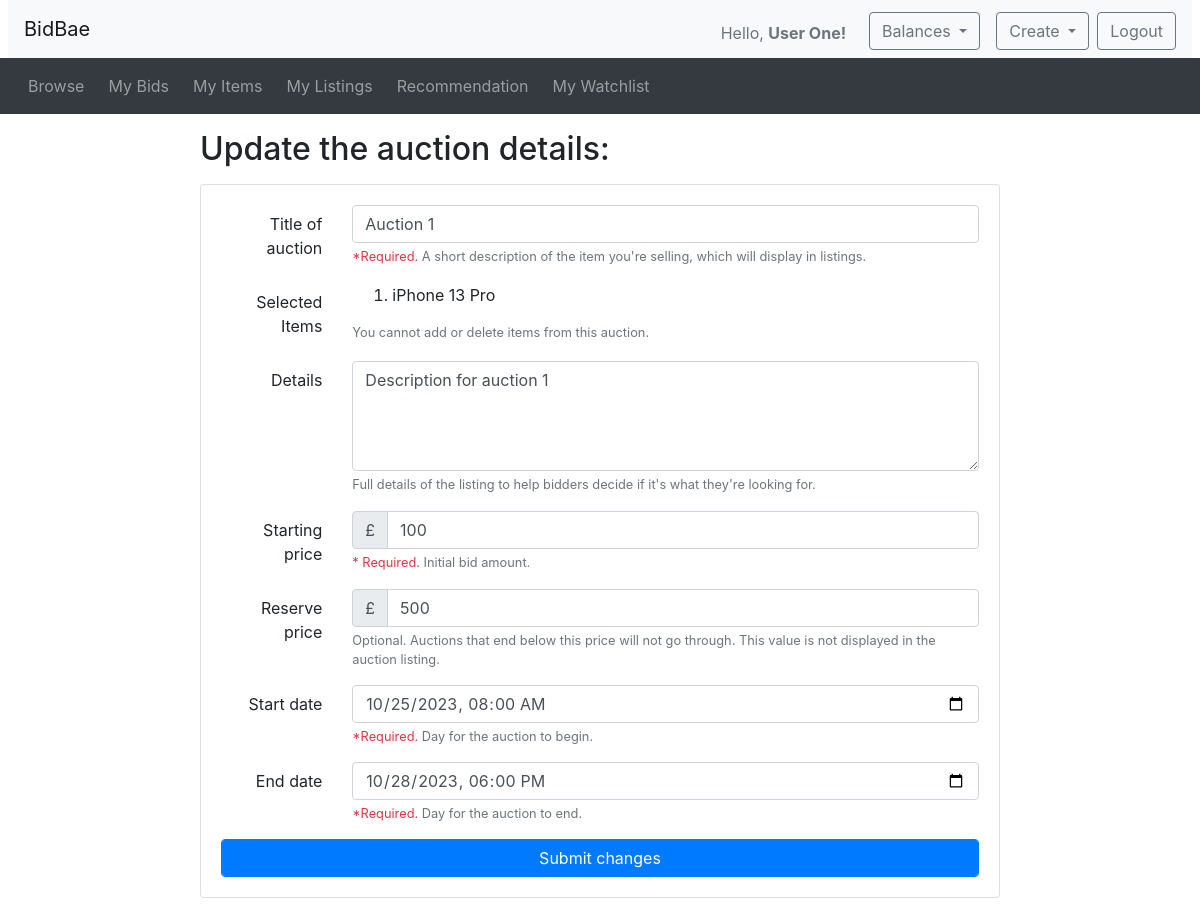
/modify_auction.php?auction_id=1 (signed in), run on the app's committed database.
### tables this page shows
CREATE TABLE IF NOT EXISTS Auction (
    id INT NOT NULL AUTO_INCREMENT,
    reserved_price FLOAT(2),
    start_price FLOAT(2) NOT NULL,
    end_price FLOAT(2),
    current_price FLOAT(2) NOT NULL,
    start_time DATETIME,
    end_time DATETIME,
    status ENUM('INIT', 'IN_PROGRESS', 'DONE', 'DISCARDED') NOT NULL,
    seller_id INT NOT NULL,
    description VARCHAR(255) NOT NULL,
    title VARCHAR(40) NOT NULL,
    PRIMARY KEY (id),
    FOREIGN KEY (seller_id) REFERENCES User(id) ON DELETE CASCADE
);

CREATE TABLE IF NOT EXISTS Item (
    id INT NOT NULL AUTO_INCREMENT,
    name VARCHAR(255) NOT NULL,
    description VARCHAR(255) NOT NULL,
    image_url longblob NOT NULL,
    category_id INT NOT NULL,
    user_id INT NOT NULL,
    is_available BOOLEAN NOT NULL DEFAULT true,  
    PRIMARY KEY (id),
    FOREIGN KEY (user_id) REFERENCES User(id) ON DELETE CASCADE,
    FOREIGN KEY (category_id) REFERENCES Category(id) ON DELETE CASCADE
);

### database_functions.php (called while the page is built, shortened)
<?php
include_once('database.php');
function getAuctionItems($auction_id)
{
    global $connection;
    $sql = "SELECT i.id, i.name
            FROM Item AS i
            JOIN Auction_Product AS ap ON i.id = ap.item_id
            WHERE ap.auction_id = $auction_id";
    $result = mysqli_query($connection, $sql);
    if ($result->num_rows > 0) {
        $items = array();
        while ($row = $result->fetch_assoc()) {
            $items[] = $row;
        }
        return $items;
    } else {
        return array();
    }
}
function getAuctionDetailsById($auction_id)
{
    global $connection;
    $sql_query = "SELECT * FROM Auction WHERE id = $auction_id";
    $result = $connection->query($sql_query);
    if ($result->num_rows > 0) {
        return $result->fetch_assoc();
    } else {
        return null;
    }
}
?>

### modify_auction.php (the view, shortened to what this page needs)
<?php
include_once("header.php");
include_once("utilities.php");
include_once("database_functions.php");
$auction_id = $_GET['auction_id'];
$auction_details = getAuctionDetailsById($auction_id);
?>
<div class="container">
    <div style="max-width: 800px; margin: 10px auto">
        <h2 class="my-3">Update the auction details:</h2>
        <div class="card">
            <div class="card-body">
                <form method="POST" action="modify_auction_result.php?auction_id=<?php echo $auction_id; ?>">
                    <div class="form-group row">
                        <label for="auctionTitle" class="col-sm-2 col-form-label text-right">Title of auction</label>
                        <div class="col-sm-10">
                            <input type="text" class="form-control" id="auctionTitle" name="auctionTitle"
                                value="<?php echo $auction_details['title']; ?>" required>
                            <small id="titleHelp" class="form-text text-muted"><span
                                    class="text-danger">*Required.</span> A short description of the item you're
                                selling, which will display in listings.</small>
                        </div>
                    </div>
                    <div class="form-group row">
                        <label class="col-sm-2 col-form-label text-right">Selected Items</label>
                        <div class="col-sm-10">
                            <ol name="selectedItems">
                                <?php
                                $auctionItems = getAuctionItems($auction_id);
                                foreach ($auctionItems as $item) {
                                    echo '<li>' . $item['name'] . '</li>';
                                }
                                ?>
                            </ol>
                            <small id="selectHelp" class="form-text text-muted">
                                You cannot add or delete items from this auction.
                            </small>
                        </div>
                    </div>
                    <div class="form-group row">
                        <label for="auctionDetails" class="col-sm-2 col-form-label text-right">Details</label>
                        <div class="col-sm-10">
                            <textarea class="form-control" id="auctionDetails" name="auctionDetails"
                                rows="4"><?php echo $auction_details['description']; ?></textarea>
                            <small id="detailsHelp" class="form-text text-muted">Full details of the listing to help
                                bidders decide if it's what they're looking for.</small>
                        </div>
                    </div>
                    <div class="form-group row">
                        <label for="auctionStartPrice" class="col-sm-2 col-form-label text-right">Starting price</label>
                        <div class="col-sm-10">
                            <div class="input-group">
                                <div class="input-group-prepend">
                                    <span class="input-group-text">£</span>
                                </div>
                                <input min="1" type="number" class="form-control" id="auctionStartPrice"
                                    name="auctionStartPrice" value="<?php echo $auction_details['start_price']; ?>">
                            </div>
                            <small id="startBidHelp" class="form-text text-muted"><span class="text-danger">*
                                    Required.</span> Initial bid amount.</small>
                        </div>
                    </div>
                    <div class="form-group row">
                        <label for="auctionReservePrice" class="col-sm-2 col-form-label text-right">Reserve
                            price</label>
                        <div class="col-sm-10">
                            <div class="input-group">
                                <div class="input-group-prepend">
                                    <span class="input-group-text">£</span>
                                </div>
                                <input min="1" type="number" class="form-control" id="auctionReservePrice"
                                    name="auctionReservePrice"
                                    value="<?php echo $auction_details['reserved_price']; ?>">
                            </div>
                            <small id="reservePriceHelp" class="form-text text-muted">Optional. Auctions that end below
                                this price will not go through. This value is not displayed in the auction
                                listing.</small>
                        </div>
                    </div>
                    <div class="form-group row">
                        <label for="auctionStartDate" class="col-sm-2 col-form-label text-right">Start date</label>
                        <div class="col-sm-10">
                            <input type="datetime-local" class="form-control" id="auctionStartDate"
                                name="auctionStartDate" value="<?php echo $auction_details['start_time']; ?>">
                            <small id="endStartHelp" class="form-text text-muted"><span
                                    class="text-danger">*Required.</span> Day for the auction to begin.</small>
                        </div>
                    </div>
                    <div class="form-group row">
                        <label for="auctionEndDate" class="col-sm-2 col-form-label text-right">End date</label>
                        <div class="col-sm-10">
                            <input type="datetime-local" class="form-control" id="auctionEndDate" name="auctionEndDate"
                                value="<?php echo $auction_details['end_time']; ?>">
                            <small id="endDateHelp" class="form-text text-muted"><span
                                    class="text-danger">*Required.</span> Day for the auction to end.</small>
                        </div>
                    </div>
                    <button type="submit" name="submitChanges" class="btn btn-primary form-control">Submit
                        changes</button>
                </form>
            </div>
        </div>
    </div>
</div>
<?php include_once("footer.php"); ?>

### data on the page
auction: auctionTitle "Auction 1", auctionDetails "Description for auction 1", auctionStartPrice "100", auctionReservePrice "500", auctionStartDate "10/25/2023 08:00", auctionEndDate "10/28/2023 18:00"
item: name "iPhone 13 Pro"

### other printed values
$display_name "User One"
